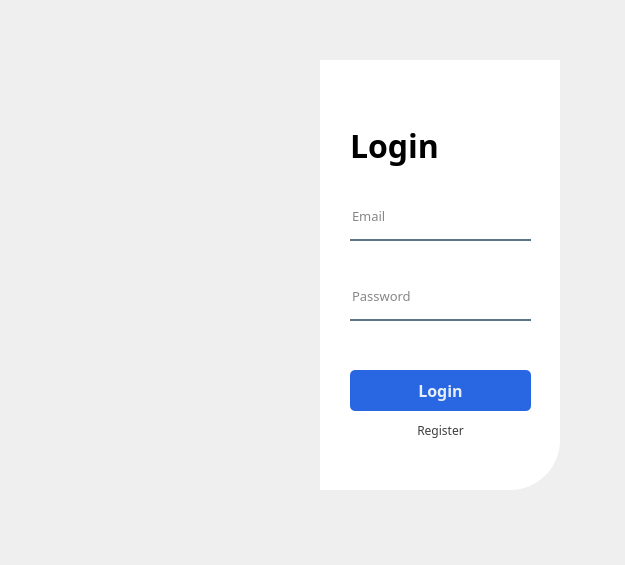
<?xml version="1.0" encoding="UTF-8"?>
<ui version="4.0">
 <class>Form</class>
 <widget class="QWidget" name="Form">
  <property name="geometry">
   <rect>
    <x>0</x>
    <y>0</y>
    <width>625</width>
    <height>565</height>
   </rect>
  </property>
  <property name="minimumSize">
   <size>
    <width>625</width>
    <height>565</height>
   </size>
  </property>
  <property name="windowTitle">
   <string>Form</string>
  </property>
  <widget class="QWidget" name="widget" native="true">
   <property name="geometry">
    <rect>
     <x>30</x>
     <y>30</y>
     <width>550</width>
     <height>500</height>
    </rect>
   </property>
   <widget class="QLabel" name="label">
    <property name="geometry">
     <rect>
      <x>30</x>
      <y>30</y>
      <width>280</width>
      <height>430</height>
     </rect>
    </property>
    <property name="styleSheet">
     <string notr="true">background-image: url(:/img/resources/image/login.png);
border-top-left-radius: 50px;</string>
    </property>
    <property name="text">
     <string/>
    </property>
   </widget>
   <widget class="QLabel" name="label_2">
    <property name="geometry">
     <rect>
      <x>290</x>
      <y>30</y>
      <width>240</width>
      <height>430</height>
     </rect>
    </property>
    <property name="styleSheet">
     <string notr="true">background-color: rgba(255, 255, 255, 255);
border-bottom-right-radius: 50px;</string>
    </property>
    <property name="text">
     <string/>
    </property>
   </widget>
   <widget class="QLabel" name="label_3">
    <property name="geometry">
     <rect>
      <x>320</x>
      <y>90</y>
      <width>181</width>
      <height>51</height>
     </rect>
    </property>
    <property name="font">
     <font>
      <family>Overpass Black</family>
      <pointsize>24</pointsize>
      <weight>75</weight>
      <bold>true</bold>
     </font>
    </property>
    <property name="text">
     <string>Login</string>
    </property>
   </widget>
   <widget class="QLineEdit" name="emailInput">
    <property name="geometry">
     <rect>
      <x>320</x>
      <y>170</y>
      <width>181</width>
      <height>41</height>
     </rect>
    </property>
    <property name="font">
     <font>
      <family>Overpass</family>
      <pointsize>10</pointsize>
     </font>
    </property>
    <property name="styleSheet">
     <string notr="true">background-color: rgba(0,0,0,0);
border: none;
border-bottom: 2px solid rgba(46, 82, 101, 200);
color: rgba(0,0,0,240);
padding-bottom: 7px;</string>
    </property>
    <property name="placeholderText">
     <string>Email</string>
    </property>
   </widget>
   <widget class="QLineEdit" name="passwordInput">
    <property name="geometry">
     <rect>
      <x>320</x>
      <y>250</y>
      <width>181</width>
      <height>41</height>
     </rect>
    </property>
    <property name="font">
     <font>
      <family>Overpass</family>
      <pointsize>10</pointsize>
     </font>
    </property>
    <property name="styleSheet">
     <string notr="true">background-color: rgba(0,0,0,0);
border: none;
border-bottom: 2px solid rgba(46, 82, 101, 200);
color: rgba(0,0,0,240);
padding-bottom: 7px;</string>
    </property>
    <property name="placeholderText">
     <string>Password</string>
    </property>
   </widget>
   <widget class="QPushButton" name="pushButton">
    <property name="geometry">
     <rect>
      <x>320</x>
      <y>340</y>
      <width>181</width>
      <height>41</height>
     </rect>
    </property>
    <property name="font">
     <font>
      <family>Overpass</family>
      <pointsize>12</pointsize>
      <weight>75</weight>
      <bold>true</bold>
     </font>
    </property>
    <property name="styleSheet">
     <string notr="true">#pushButton{
	background-color: rgb(41, 102, 225);
	color: rgba(255, 255, 255, 225);
	border-radius: 5px;
}

#pushButton:hover{
	background-color: rgba(220, 220, 220, 210);
	color: rgba(41, 102, 225, 210);
	border-radius: 5px;
}

#pushButton:pressed{
	padding-left: 3px;
	padding-top: 3px;
	background-color: rgba(220, 220, 220, 210);
}</string>
    </property>
    <property name="text">
     <string>Login</string>
    </property>
   </widget>
   <widget class="QPushButton" name="closeButton">
    <property name="geometry">
     <rect>
      <x>490</x>
      <y>30</y>
      <width>41</width>
      <height>41</height>
     </rect>
    </property>
    <property name="font">
     <font>
      <pointsize>12</pointsize>
     </font>
    </property>
    <property name="styleSheet">
     <string notr="true">#closeButton {
  position: absolute;
  right: 32px;
  top: 32px;
  width: 32px;
  height: 32px;
  opacity: 0.3;
  border: 0px;
}
#closeButton:hover {
  opacity: 1;
  background-color: rgb(255, 57, 87);
}
#closeButton:before,#closeButton:after {
  position: absolute;
  left: 15px;
  content: ' ';
  height: 33px;
  width: 2px;
  background-color: #333;
}
</string>
    </property>
    <property name="text">
     <string/>
    </property>
    <property name="icon">
     <iconset resource="resources.qrc">
      <normaloff>:/icon/resources/icon/close.png</normaloff>:/icon/resources/icon/close.png</iconset>
    </property>
   </widget>
   <widget class="QPushButton" name="minimizedButton">
    <property name="geometry">
     <rect>
      <x>450</x>
      <y>30</y>
      <width>41</width>
      <height>41</height>
     </rect>
    </property>
    <property name="font">
     <font>
      <pointsize>12</pointsize>
     </font>
    </property>
    <property name="styleSheet">
     <string notr="true">#minimizedButton {
  position: absolute;
  right: 32px;
  top: 32px;
  width: 32px;
  height: 32px;
  opacity: 0.3;
  border: 0px;
}
#minimizedButton:hover {
  opacity: 1;
  background-color: rgb(191, 191, 191);
}
#minimizedButton:before,#minimizedButton:after {
  position: absolute;
  left: 15px;
  content: ' ';
  height: 33px;
  width: 2px;
  background-color: #333;
}
</string>
    </property>
    <property name="text">
     <string/>
    </property>
    <property name="icon">
     <iconset resource="resources.qrc">
      <normaloff>:/icon/resources/icon/minimize-sign.png</normaloff>:/icon/resources/icon/minimize-sign.png</iconset>
    </property>
   </widget>
   <widget class="QPushButton" name="registerButton">
    <property name="geometry">
     <rect>
      <x>380</x>
      <y>390</y>
      <width>61</width>
      <height>21</height>
     </rect>
    </property>
    <property name="font">
     <font>
      <family>Overpass</family>
      <pointsize>9</pointsize>
      <weight>50</weight>
      <bold>false</bold>
      <underline>false</underline>
     </font>
    </property>
    <property name="styleSheet">
     <string notr="true">#registerButton{
	color: rgb(61, 61, 61);
	border: 0px
}

#registerButton:hover{
	color: rgba(41, 102, 225, 210);
}</string>
    </property>
    <property name="text">
     <string>Register</string>
    </property>
   </widget>
  </widget>
 </widget>
 <resources>
  <include location="resources.qrc"/>
 </resources>
 <connections/>
</ui>
